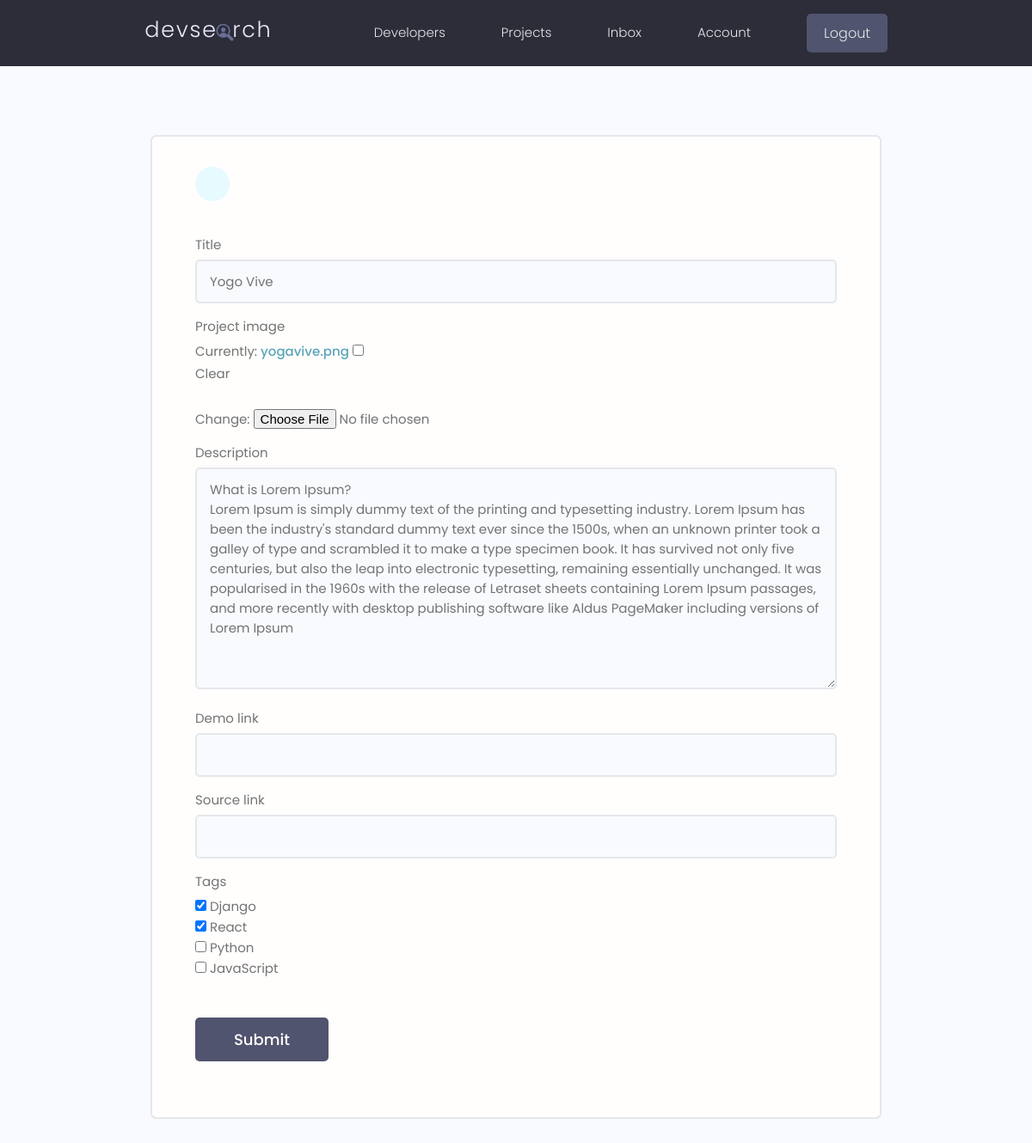
/projects/update_project/97cc8d1b-bde2-45c7-829d-16db83d3555f/ (signed in), run on an earlier commit of the app's database.
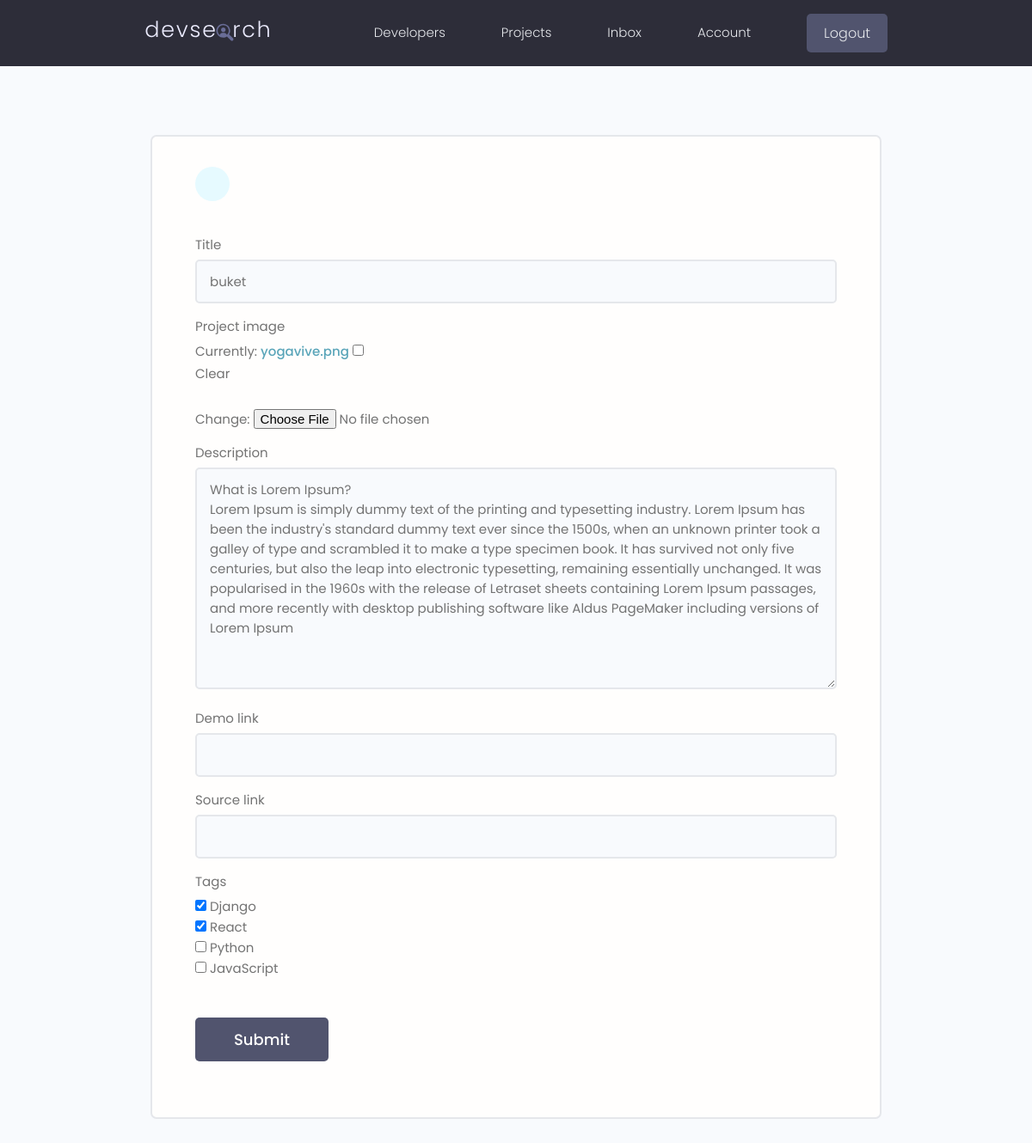
And on a later commit of the database.
### yourturnapp/models.py (models this page shows, shortened)
class Project(models.Model):
    project_owner = models.ForeignKey(Profile, null=True, blank=True, on_delete=models.SET_NULL)
    title = models.CharField(max_length=100)
    description = models.TextField(null=True, blank=True)
    project_image = models.ImageField(null=True, blank=True, default='default.jpg')
    demo_link = models.CharField(max_length=2000, null=True, blank=True)
    source_link = models.CharField(max_length=2000, null=True, blank=True)
    tags = models.ManyToManyField('Tag', blank=True)
    vote_total = models.IntegerField(default=0, null=True, blank=True)
    vote_ratio = models.IntegerField(default=0, null=True, blank=True)
    created = models.DateTimeField(auto_now_add=True)
    id = models.UUIDField(default=uuid.uuid4, editable=False, primary_key=True, unique=True)
    class Meta:
        ordering = ['-vote_ratio', '-vote_total']

### yourturnapp/views.py (the view)
# urls.py: path('update_project/<str:pk>/', views.update_project, name='update_project'),
@login_required(login_url='login')
def update_project(request, pk):
    profile = request.user.profile
    project_get = profile.project_set.get(id=pk)
    form = ProjectForm(instance=project_get)
    if request.method == 'POST':
        form = ProjectForm(request.POST, request.FILES, instance=project_get)
        if form.is_valid():
            form.save()
            return redirect('account')
    context = {'form': form}
    return render(request, 'project_form.html', context)

### yourturnapp/forms.py
class ProjectForm(ModelForm):
    class Meta:
        model = Project
        fields = ['title', 'project_image', 'description', 'demo_link', 'source_link', 'tags']
        widgets = {
            'tags': forms.CheckboxSelectMultiple(),
        }
    def __init__(self, *args, **kwargs):
        super(ProjectForm, self).__init__(*args, **kwargs)
        for name, field in self.fields.items():
            field.widget.attrs.update({'class': 'input'})

### yourturnapp/models.py (called while the page is built)
    def __str__(self):
        return self.name

### templates/project_form.html (shortened to what this page needs)
{% extends 'main.html' %}
{% block content %}
    <main class="formPage my-xl">
        <div class="content-box">
            <div class="formWrapper">
                <a class="backButton" href="{% url 'account' %}"></a>
                <br>
                <form class="form" method="POST" enctype="multipart/form-data">
                    {% for field in form %}
                    <div class="form__field">
                        <label for="formInput#text">{{ field.label }} </label>
                        {{ field }}
                    </div>
                {% endfor %}
                    <input class="btn btn--sub btn--lg  my-md" type="submit" value="Submit"/>
                </form>
            </div>
        </div>
    </main>
{% endblock %}

What changed in the data, as far as the page shows it:
changed Project: title "Yogo Vive" → "buket"
